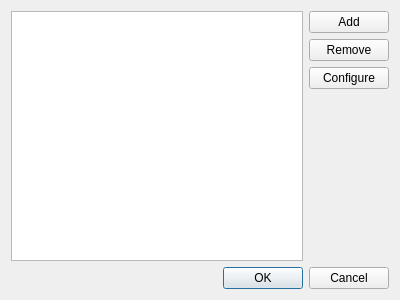
<?xml version="1.0" encoding="UTF-8"?>
<ui version="4.0">
 <class>PluginDialog</class>
 <widget class="QDialog" name="PluginDialog">
  <property name="geometry">
   <rect>
    <x>0</x>
    <y>0</y>
    <width>400</width>
    <height>300</height>
   </rect>
  </property>
  <property name="windowTitle">
   <string>Dialog</string>
  </property>
  <layout class="QGridLayout" name="gridLayout">
   <item row="0" column="0" rowspan="4">
    <widget class="QListView" name="listView"/>
   </item>
   <item row="0" column="1">
    <widget class="QPushButton" name="addButton">
     <property name="text">
      <string>Add</string>
     </property>
     <property name="icon">
      <iconset resource="../icons.qrc">
       <normaloff>:/img/edit_add.png</normaloff>:/img/edit_add.png</iconset>
     </property>
     <property name="iconSize">
      <size>
       <width>16</width>
       <height>16</height>
      </size>
     </property>
    </widget>
   </item>
   <item row="1" column="1">
    <widget class="QPushButton" name="removeButton">
     <property name="text">
      <string>Remove</string>
     </property>
    </widget>
   </item>
   <item row="2" column="1">
    <widget class="QPushButton" name="configButton">
     <property name="text">
      <string>Configure</string>
     </property>
    </widget>
   </item>
   <item row="3" column="1">
    <spacer name="verticalSpacer">
     <property name="orientation">
      <enum>Qt::Vertical</enum>
     </property>
     <property name="sizeHint" stdset="0">
      <size>
       <width>20</width>
       <height>147</height>
      </size>
     </property>
    </spacer>
   </item>
   <item row="4" column="0" colspan="2">
    <widget class="QDialogButtonBox" name="buttonBox">
     <property name="orientation">
      <enum>Qt::Horizontal</enum>
     </property>
     <property name="standardButtons">
      <set>QDialogButtonBox::Cancel|QDialogButtonBox::Ok</set>
     </property>
    </widget>
   </item>
  </layout>
 </widget>
 <resources>
  <include location="../icons.qrc"/>
 </resources>
 <connections>
  <connection>
   <sender>buttonBox</sender>
   <signal>accepted()</signal>
   <receiver>PluginDialog</receiver>
   <slot>accept()</slot>
   <hints>
    <hint type="sourcelabel">
     <x>248</x>
     <y>254</y>
    </hint>
    <hint type="destinationlabel">
     <x>157</x>
     <y>274</y>
    </hint>
   </hints>
  </connection>
  <connection>
   <sender>buttonBox</sender>
   <signal>rejected()</signal>
   <receiver>PluginDialog</receiver>
   <slot>reject()</slot>
   <hints>
    <hint type="sourcelabel">
     <x>316</x>
     <y>260</y>
    </hint>
    <hint type="destinationlabel">
     <x>286</x>
     <y>274</y>
    </hint>
   </hints>
  </connection>
 </connections>
</ui>
